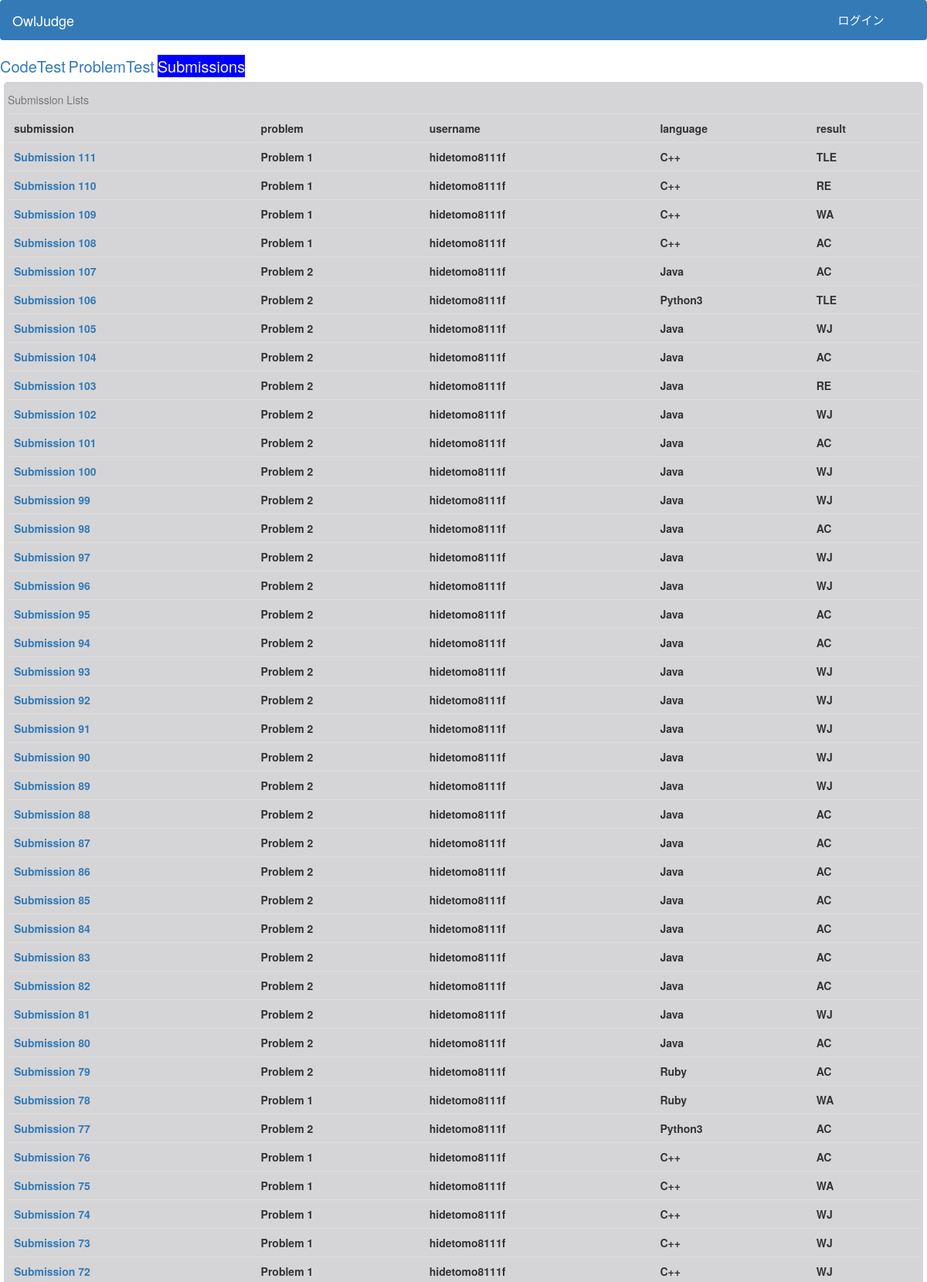
Screenshot of /submissions (upper part) with the database file from the repository.
### owlapp/models.py (models this page shows)
class SubmittedCode(models.Model):
    judgeid = models.IntegerField()
    userid = models.IntegerField()
    questionnumber = models.IntegerField()
    username = models.TextField(null=True)
    language = models.CharField(max_length=20)
    code = models.TextField(null=True)
    status = models.CharField(max_length=20)
    casenum = models.IntegerField()
    ac = models.IntegerField()
    wa = models.IntegerField()
    tle = models.IntegerField()
    re = models.IntegerField()

### owlapp/views.py (the view)
# urls.py: path('submissions', views.submissions, name='submissions'),
def submissions(request):
    args = {}
    if request.user != None:
        args['currentuser'] = request.user.username
    args['submissions'] = SubmittedCode.objects.all().order_by('-id')
    return TemplateResponse(request, 'submissions.html',args)

### templates/submissions.html (shortened to what this page needs)
<!DOCTYPE html>
{% load static %}
<head>
    {% block extrahead %}
      <link href="{% static 'app.css' %}" rel="stylesheet">
    {% endblock %}
    <link rel="stylesheet" href="https://maxcdn.bootstrapcdn.com/bootstrap/3.4.1/css/bootstrap.min.css">
</head>
 <header>
    <nav class="navbar navbar-dark bg-primary">
      <a href="/" class="navbar-brand" style="color: white;">OwlJudge</a>
        {% if currentuser != "" %}
        <div class="navbar-brand" style="color: white;margin-left:70%;font-size:15px;">{{currentuser}}</div>
        <a href="/logout" class="navbar-brand" style="color: white;font-size:15px;">ログアウト</a>
        {%else%}
        <a href="/login" class="navbar-brand" style="color: white;margin-left:80%;font-size:15px;">ログイン</a>
        {%endif%}
    </nav>
  </header>
  <div class="menu">
    <a href="/" class="tab">CodeTest</a>
    <a href="/problems" class="tab">ProblemTest</a>
    <a href="/submissions" class="currenttab">Submissions</a>
  </div>
<div class="area">
    <table class="table">
  <caption>Submission Lists</caption>
  <tr><th>submission </th><th>problem</th><th>username</th><th>language</th><th>result</th></tr>
        {% for object in submissions%}
        <tr><th><a href="/result/{{object.judgeid}}">Submission {{object.judgeid}}</a></th><th>Problem {{object.questionnumber}}</th><th>{{object.username}}</th><th>{{object.language}}</th><th>{{object.status}}</th></tr>
        {% endfor %}
</table>
</div>

### static/app.css (style rules this page uses)
.area { padding: 5px; margin: 5px; border-radius: 5px; background-color: #d5d5d7; align-items: center; }
.tab { font-size: 20px; width: 250px; }
.currenttab { font-size: 20px; width: 250px; color: whitesmoke; background-color: blue; }

### rows the page displays
SubmittedCode: judgeid "111", questionnumber "1", username "hidetomo8111f", language "C++", status "TLE"
SubmittedCode: judgeid "110", questionnumber "1", username "hidetomo8111f", language "C++", status "RE"
SubmittedCode: judgeid "109", questionnumber "1", username "hidetomo8111f", language "C++", status "WA"
SubmittedCode: judgeid "108", questionnumber "1", username "hidetomo8111f", language "C++", status "AC"
SubmittedCode: judgeid "107", questionnumber "2", username "hidetomo8111f", language "Java", status "AC"
SubmittedCode: judgeid "106", questionnumber "2", username "hidetomo8111f", language "Python3", status "TLE"
SubmittedCode: judgeid "105", questionnumber "2", username "hidetomo8111f", language "Java", status "WJ"
SubmittedCode: judgeid "104", questionnumber "2", username "hidetomo8111f", language "Java", status "AC"
SubmittedCode: judgeid "103", questionnumber "2", username "hidetomo8111f", language "Java", status "RE"
SubmittedCode: judgeid "102", questionnumber "2", username "hidetomo8111f", language "Java", status "WJ"
SubmittedCode: judgeid "101", questionnumber "2", username "hidetomo8111f", language "Java", status "AC"
SubmittedCode: judgeid "100", questionnumber "2", username "hidetomo8111f", language "Java", status "WJ"
SubmittedCode: judgeid "99", questionnumber "2", username "hidetomo8111f", language "Java", status "WJ"
SubmittedCode: judgeid "98", questionnumber "2", username "hidetomo8111f", language "Java", status "AC"
SubmittedCode: judgeid "97", questionnumber "2", username "hidetomo8111f", language "Java", status "WJ"
SubmittedCode: judgeid "96", questionnumber "2", username "hidetomo8111f", language "Java", status "WJ"
SubmittedCode: judgeid "95", questionnumber "2", username "hidetomo8111f", language "Java", status "AC"
SubmittedCode: judgeid "94", questionnumber "2", username "hidetomo8111f", language "Java", status "AC"
SubmittedCode: judgeid "93", questionnumber "2", username "hidetomo8111f", language "Java", status "WJ"
SubmittedCode: judgeid "92", questionnumber "2", username "hidetomo8111f", language "Java", status "WJ"
SubmittedCode: judgeid "91", questionnumber "2", username "hidetomo8111f", language "Java", status "WJ"
SubmittedCode: judgeid "90", questionnumber "2", username "hidetomo8111f", language "Java", status "WJ"
SubmittedCode: judgeid "89", questionnumber "2", username "hidetomo8111f", language "Java", status "WJ"
SubmittedCode: judgeid "88", questionnumber "2", username "hidetomo8111f", language "Java", status "AC"
SubmittedCode: judgeid "87", questionnumber "2", username "hidetomo8111f", language "Java", status "AC"
SubmittedCode: judgeid "86", questionnumber "2", username "hidetomo8111f", language "Java", status "AC"
SubmittedCode: judgeid "85", questionnumber "2", username "hidetomo8111f", language "Java", status "AC"
SubmittedCode: judgeid "84", questionnumber "2", username "hidetomo8111f", language "Java", status "AC"
SubmittedCode: judgeid "83", questionnumber "2", username "hidetomo8111f", language "Java", status "AC"
SubmittedCode: judgeid "82", questionnumber "2", username "hidetomo8111f", language "Java", status "AC"
SubmittedCode: judgeid "81", questionnumber "2", username "hidetomo8111f", language "Java", status "WJ"
SubmittedCode: judgeid "80", questionnumber "2", username "hidetomo8111f", language "Java", status "AC"
SubmittedCode: judgeid "79", questionnumber "2", username "hidetomo8111f", language "Ruby", status "AC"
SubmittedCode: judgeid "78", questionnumber "1", username "hidetomo8111f", language "Ruby", status "WA"
SubmittedCode: judgeid "77", questionnumber "2", username "hidetomo8111f", language "Python3", status "AC"
SubmittedCode: judgeid "76", questionnumber "1", username "hidetomo8111f", language "C++", status "AC"
SubmittedCode: judgeid "75", questionnumber "1", username "hidetomo8111f", language "C++", status "WA"
SubmittedCode: judgeid "74", questionnumber "1", username "hidetomo8111f", language "C++", status "WJ"
SubmittedCode: judgeid "73", questionnumber "1", username "hidetomo8111f", language "C++", status "WJ"
SubmittedCode: judgeid "72", questionnumber "1", username "hidetomo8111f", language "C++", status "WJ"
